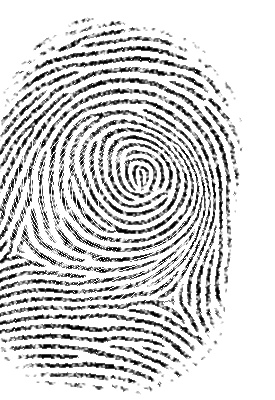
#> input picture huellasDactilares/ImpresionRayada/id1/rayada_id1_imp1.jpg, 275 x 400 px
$ python preprocesar.py   (older library calls are emulated)
#> lines starting #> are read from the running program, lines starting #| are printed output that depends on the picture; after the words box and inside, x2 and y2 are one past the last pixel; in counts of white or black regions, pixels touching at a corner belong together
"""Preprocesamiento universal de huellas dactilares sinteticas.

Una unica funcion publica, `preprocesar_huella`, sirve para cualquier imagen
(cualquier identidad, con o sin traslacion / rotacion / ruido / rayones): no
sabe que efecto trae y todo se estima de la propia imagen.

Pasos: gris -> normalizacion -> mascara ROI -> alineacion (traslacion +
rotacion) -> filtrado -> binarizacion.

Convencion de salida: crestas = 0 (negro), fondo = 255 (blanco), lienzo fijo
CANVAS_HW para todas las huellas.
"""
import argparse
from pathlib import Path

import cv2
import numpy as np
from scipy import ndimage

CANVAS_HW = (448, 320)  # alto, ancho del lienzo de salida
METODO_DEFECTO = "D"
METODOS = ("A", "B", "C", "D", "E")

RAIZ = Path(__file__).resolve().parent.parent
ENTRADA = RAIZ / "huellasDactilares"
SALIDA = RAIZ / "huellasProcesadas"


# --------------------------------------------------------------------------
# Entrada / salida
# --------------------------------------------------------------------------
def a_gris(entrada):
    """Acepta ruta o ndarray (gris o color) y devuelve uint8 2D."""
    if isinstance(entrada, (str, Path)):
        datos = np.fromfile(str(entrada), dtype=np.uint8)  # robusto con tildes en Windows
        g = cv2.imdecode(datos, cv2.IMREAD_GRAYSCALE)
        if g is None:
            raise ValueError(f"No se pudo leer la imagen: {entrada}")
        return g
    g = np.asarray(entrada)
    if g.ndim == 3:
        g = cv2.cvtColor(g, cv2.COLOR_BGR2GRAY)
    return g.astype(np.uint8)


def guardar_png(ruta, img):
    ruta = Path(ruta)
    ruta.parent.mkdir(parents=True, exist_ok=True)
    ok, buf = cv2.imencode(".png", img)
    if not ok:
        raise ValueError(f"No se pudo codificar {ruta}")
    buf.tofile(str(ruta))


# --------------------------------------------------------------------------
# 1. Normalizacion de contraste
# --------------------------------------------------------------------------
def normalizar(g):
    """Estira el rango por percentiles 1-99 (no altera imagenes ya binarias)."""
    lo, hi = np.percentile(g, (1, 99))
    if hi - lo < 10:
        return g
    return np.clip((g.astype(np.float32) - lo) * 255.0 / (hi - lo), 0, 255).astype(np.uint8)


# --------------------------------------------------------------------------
# 2. Mascara ROI (region con crestas)
# --------------------------------------------------------------------------
def mascara_roi(g):
    """Mascara binaria uint8 {0,1} de la zona de huella.

    La mediana 3x3 elimina la sal y pimienta del fondo; la densidad local de
    tinta separa la huella (~20-30 % de tinta, incluso con crestas finas) del
    fondo (~0 %).
    """
    tinta = (255 - cv2.medianBlur(g, 3)).astype(np.float32) / 255.0
    dens = cv2.blur(tinta, (21, 21))
    m = (dens > 0.05).astype(np.uint8)
    el = cv2.getStructuringElement(cv2.MORPH_ELLIPSE, (21, 21))
    m = cv2.morphologyEx(m, cv2.MORPH_CLOSE, el)
    m = ndimage.binary_fill_holes(m).astype(np.uint8)
    m = cv2.morphologyEx(m, cv2.MORPH_OPEN, el)
    n, etiquetas, stats, _ = cv2.connectedComponentsWithStats(m, connectivity=8)
    if n <= 1:  # imagen vacia: usar todo el cuadro
        return np.ones_like(m)
    mayor = 1 + int(np.argmax(stats[1:, cv2.CC_STAT_AREA]))
    return (etiquetas == mayor).astype(np.uint8)


# --------------------------------------------------------------------------
# 3. Alineacion (traslacion + rotacion)
# --------------------------------------------------------------------------
def _geometria(mask):
    """(angulo_eje_mayor, excentricidad, (cx, cy)) de la huella.

    Angulo en grados con x a la derecha e y hacia abajo, en (-90, 90].
    Si la huella toca el borde del cuadro (esta cortada por una traslacion) los
    momentos de la mascara se sesgan; en ese caso se ajusta una elipse solo a
    la parte del contorno que NO esta sobre el borde.
    """
    h, w = mask.shape
    M = cv2.moments(mask, binaryImage=True)
    mu20, mu02, mu11 = M["mu20"] / M["m00"], M["mu02"] / M["m00"], M["mu11"] / M["m00"]
    ang = 0.5 * np.degrees(np.arctan2(2 * mu11, mu20 - mu02))
    d = np.sqrt(4 * mu11 ** 2 + (mu20 - mu02) ** 2)
    l1, l2 = (mu20 + mu02 + d) / 2, (mu20 + mu02 - d) / 2
    ecc = float(np.sqrt(l1 / max(l2, 1e-9)))
    centro = (M["m10"] / M["m00"], M["m01"] / M["m00"])

    cont, _ = cv2.findContours(mask, cv2.RETR_EXTERNAL, cv2.CHAIN_APPROX_NONE)
    pts = max(cont, key=len)[:, 0, :]
    libres = pts[(pts[:, 0] > 2) & (pts[:, 0] < w - 3) & (pts[:, 1] > 2) & (pts[:, 1] < h - 3)]
    if len(libres) < len(pts) * 0.95 and len(libres) >= 30:  # cortada por el borde
        (ex, ey), (d1, d2), a = cv2.fitEllipse(libres.astype(np.float32).reshape(-1, 1, 2))
        mayor, menor = max(d1, d2), min(d1, d2)
        if 1.1 < mayor / menor < 2.5 and -0.25 * w < ex < 1.25 * w and -0.25 * h < ey < 1.25 * h:
            a_mayor = a if d1 >= d2 else a + 90.0
            a_mayor = (a_mayor + 90.0) % 180.0 - 90.0
            return a_mayor, mayor / menor, (ex, ey)
    return ang, ecc, centro


def alinear(g, mask):
    """Centra la huella en el lienzo y pone su eje mayor vertical.

    Devuelve (imagen_alineada, mascara_alineada, angulo_aplicado).
    """
    ang, excentricidad, (cx, cy) = _geometria(mask)
    # Corrige a vertical (+-90 deg); rango (-45, 45] para evitar el volteo de 180.
    delta = ang - 90.0 if ang > 0 else ang + 90.0
    # Casi redonda, ya vertical, o angulo absurdo (> 35 deg: mas que cualquier
    # giro esperable de un dedo) => no rotar.
    if excentricidad < 1.15 or abs(delta) < 2.0 or abs(delta) > 35.0:
        delta = 0.0
    h, w = CANVAS_HW
    M = cv2.getRotationMatrix2D((cx, cy), delta, 1.0)
    M[0, 2] += w / 2.0 - cx
    M[1, 2] += h / 2.0 - cy
    g2 = cv2.warpAffine(g, M, (w, h), flags=cv2.INTER_CUBIC, borderValue=255)
    m2 = cv2.warpAffine(mask, M, (w, h), flags=cv2.INTER_NEAREST, borderValue=0)
    return g2, m2, delta


# --------------------------------------------------------------------------
# 4. Filtrado
# --------------------------------------------------------------------------
def campo_orientacion(f, sigma=6.0):
    """Angulo del gradiente dominante por pixel (alfa, en [-pi/2, pi/2]) y
    coherencia en [0, 1]. Tensor de estructura suavizado (metodo de Bazen-Gerez)."""
    gx = cv2.Sobel(f, cv2.CV_32F, 1, 0, ksize=3)
    gy = cv2.Sobel(f, cv2.CV_32F, 0, 1, ksize=3)
    gxx = cv2.GaussianBlur(gx * gx, (0, 0), sigma)
    gyy = cv2.GaussianBlur(gy * gy, (0, 0), sigma)
    gxy = cv2.GaussianBlur(gx * gy, (0, 0), sigma)
    alfa = 0.5 * np.arctan2(2 * gxy, gxx - gyy)
    coh = np.sqrt((gxx - gyy) ** 2 + 4 * gxy ** 2) / (gxx + gyy + 1e-6)
    return alfa, coh


def periodo_crestas(f, mask):
    """Periodo medio de cresta (px) con el pico radial de la FFT."""
    h, w = f.shape
    x = (f - f[mask > 0].mean()) * mask
    x = x * np.outer(np.hanning(h), np.hanning(w))
    mag = np.abs(np.fft.fftshift(np.fft.fft2(x)))
    yy, xx = np.indices(mag.shape)
    r = np.hypot((yy - h / 2) / h, (xx - w / 2) / w)  # ciclos/pixel
    bins = np.linspace(1 / 16.0, 1 / 4.0, 60)  # periodos entre 4 y 16 px
    idx = np.digitize(r.ravel(), bins)
    suma = np.bincount(idx, weights=mag.ravel(), minlength=len(bins) + 1)[1:len(bins)]
    cuenta = np.bincount(idx, minlength=len(bins) + 1)[1:len(bins)]
    perfil = suma / np.maximum(cuenta, 1)
    frec = 0.5 * (bins[:-1] + bins[1:])[int(np.argmax(perfil))]
    return float(np.clip(1.0 / frec, 5.0, 14.0))


def gabor_orientado(g, mask, n_orient=16):
    """Realce de crestas con Gabor orientado (Hong, Wan y Jain, 1998).

    Cada pixel se filtra con el Gabor sintonizado a su orientacion local, de
    modo que rayones y cortes se rellenan siguiendo la direccion de la cresta.
    Devuelve una imagen float32 (tinta alta) y la coherencia.
    """
    tinta = (255 - g).astype(np.float32) / 255.0
    tinta = cv2.medianBlur((tinta * 255).astype(np.uint8), 3).astype(np.float32) / 255.0
    alfa, coh = campo_orientacion(tinta)
    lam = periodo_crestas(tinta, mask.astype(np.float32))
    sigma = 0.5 * lam
    r = int(np.ceil(2.5 * sigma))
    yy, xx = np.mgrid[-r:r + 1, -r:r + 1].astype(np.float32)
    env = np.exp(-(xx ** 2 + yy ** 2) / (2 * sigma ** 2))
    resp = []
    for i in range(n_orient):
        a = np.pi * i / n_orient
        k = env * np.cos(2 * np.pi * (xx * np.cos(a) + yy * np.sin(a)) / lam)
        k -= k.mean()
        k /= np.abs(k).sum()
        resp.append(cv2.filter2D(tinta, cv2.CV_32F, k, borderType=cv2.BORDER_REFLECT))
    resp = np.stack(resp)
    idx = np.round((alfa % np.pi) / np.pi * n_orient).astype(int) % n_orient
    out = np.take_along_axis(resp, idx[None], axis=0)[0]
    return out, coh


def limpiar(ink, mask, min_px=30):
    """Quita motas de tinta y rellena huecos blancos menores a min_px dentro de la mascara."""
    ink = ink.astype(np.uint8)
    for valor in (1, 0):  # 1: motas de tinta, 0: agujeros
        x = ink if valor == 1 else 1 - ink
        n, et, st, _ = cv2.connectedComponentsWithStats(x, connectivity=8)
        chicos = np.isin(et, 1 + np.where(st[1:, cv2.CC_STAT_AREA] < min_px)[0])
        if valor == 1:
            ink[chicos] = 0
        else:
            ink[chicos & (mask > 0)] = 1
    return ink


# --------------------------------------------------------------------------
# 5. Binarizacion + filtrado por metodo
# --------------------------------------------------------------------------
def _otsu(img_u8, mask):
    vals = img_u8[mask > 0]
    if vals.size == 0:
        vals = img_u8.ravel()
    t, _ = cv2.threshold(vals.reshape(-1, 1), 0, 255, cv2.THRESH_BINARY + cv2.THRESH_OTSU)
    return t


def filtrar_y_binarizar(g, mask, metodo=METODO_DEFECTO):
    """g: gris alineado, mask: mascara alineada. Devuelve tinta {0,1}."""
    if metodo in ("A", "E"):
        f = cv2.medianBlur(g, 3)
        ink = (f <= _otsu(f, mask)).astype(np.uint8)
    elif metodo == "B":
        f = cv2.GaussianBlur(g, (3, 3), 0)
        ink = (cv2.adaptiveThreshold(f, 1, cv2.ADAPTIVE_THRESH_GAUSSIAN_C,
                                     cv2.THRESH_BINARY_INV, 21, 4)).astype(np.uint8)
    elif metodo in ("C", "D"):
        out, _ = gabor_orientado(g, mask)
        o8 = np.clip((out - out.min()) / (np.ptp(out) + 1e-9) * 255, 0, 255).astype(np.uint8)
        ink = (o8 >= _otsu(o8, mask)).astype(np.uint8)
    else:
        raise ValueError(f"metodo desconocido: {metodo}")
    ink = ink * mask
    if metodo in ("D", "E"):
        ink = limpiar(ink, mask)
    return ink


# --------------------------------------------------------------------------
# API publica
# --------------------------------------------------------------------------
def preprocesar_huella(entrada, metodo=METODO_DEFECTO, devolver_pasos=False):
    """Preprocesa UNA huella cualquiera.

    entrada: ruta o ndarray. Devuelve imagen uint8 CANVAS_HW con crestas=0 y
    fondo=255 (o un dict con los pasos intermedios si devolver_pasos=True).
    """
    gris = a_gris(entrada)
    norm = normalizar(gris)
    mask = mascara_roi(norm)
    alin, mask2, ang = alinear(norm, mask)
    ink = filtrar_y_binarizar(alin, mask2, metodo)
    binaria = np.where(ink > 0, 0, 255).astype(np.uint8)
    if devolver_pasos:
        return {"gris": gris, "normalizada": norm, "mascara": mask * 255,
                "alineada": alin, "mascara_alineada": mask2 * 255,
                "angulo": ang, "binaria": binaria}
    return binaria


def procesar_carpeta(metodo=METODO_DEFECTO, entrada=ENTRADA, salida=SALIDA):
    """Procesa huellasDactilares/<efecto>/id<N>/*.jpg -> huellasProcesadas/ (espejo, PNG)."""
    n = 0
    for ruta in sorted(entrada.glob("*/id*/*.jpg")):
        rel = ruta.relative_to(entrada).with_suffix(".png")
        guardar_png(salida / rel, preprocesar_huella(ruta, metodo))
#> in a_gris, g is the input picture: shape (400, 275); min 0, max 255, mean 209.1
#> in normalizar, `lo, hi = np.percentile(g, (1, 99))`: lo = 0; hi = 255
#> in mascara_roi, `m = (dens > 0.05).astype(np.uint8)`: m: shape (400, 275); values 0 (black) and 1 (white), 70% white; 1 black region, box (x1, y1, x2, y2) and area: (0, 0, 275, 400) 33033
#> in mascara_roi, `m = cv2.morphologyEx(m, cv2.MORPH_CLOSE, el)`: m: shape (400, 275); values 0 (black) and 1 (white), 70.2% white; 2 black regions, box (x1, y1, x2, y2) and area: (0, 0, 275, 400) 30301, (0, 357, 127, 400) 2445
#> in mascara_roi, `m = cv2.morphologyEx(m, cv2.MORPH_OPEN, el)`:
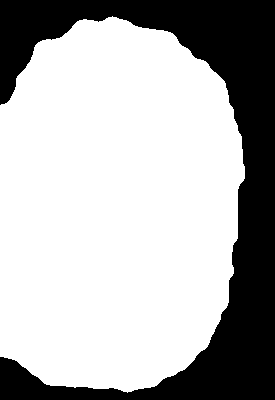
#> m: shape (400, 275); values 0 (black) and 1 (white), 70.1% white; 1 black region, box (x1, y1, x2, y2) and area: (0, 0, 275, 400) 32881
#> in mascara_roi, `n, etiquetas, stats, _ = cv2.connectedComponentsWithStats(m, connectiv..`: etiquetas: shape (400, 275) int32; values 0 (black) and 1 (white), 70.1% white; 1 black region
#> in mascara_roi, `n, etiquetas, stats, _ = cv2.connectedComponentsWithStats(m, connectiv..`: n = 2; stats = [[0, 0, 275, 400, 32881], [0, 16, 245, 377, 77119]]
#> in mascara_roi, `mayor = 1 + int(np.argmax(stats[1:, cv2.CC_STAT_AREA]))`: mayor = 1
#> in _geometria, `M = cv2.moments(mask, binaryImage=True)`: M = moments, m00 77119, centre m10/m00, m01/m00 = (115.2, 207.3)
#> in _geometria, `mu20, mu02, mu11 = M["mu20"] / M["m00"], M["mu02"] / M["m00"], M["mu11..`: mu20 = 4093.3; mu02 = 9394.8; mu11 = -343.7
#> in _geometria, `ang = 0.5 * np.degrees(np.arctan2(2 * mu11, mu20 - mu02))`: ang = -86.31
#> in _geometria, `d = np.sqrt(4 * mu11 ** 2 + (mu20 - mu02) ** 2)`: d = 5345.8
#> in _geometria, `l1, l2 = (mu20 + mu02 + d) / 2, (mu20 + mu02 - d) / 2`: l1 = 9416.9; l2 = 4071.1
#> in _geometria, `ecc = float(np.sqrt(l1 / max(l2, 1e-9)))`: ecc = 1.52
#> in _geometria, `centro = (M["m10"] / M["m00"], M["m01"] / M["m00"])`: centro = (115.2, 207.3)
#> in _geometria, `cont, _ = cv2.findContours(mask, cv2.RETR_EXTERNAL, cv2.CHAIN_APPROX_N..`: cont = 1 contour; box (x1, y1, x2, y2) and area: (0, 16, 245, 393) 76625
#> in _geometria, `pts = max(cont, key=len)[:, 0, :]`: pts = 986 pairs, first value 0 to 244, second value 16 to 392
#> in _geometria, `libres = pts[(pts[:, 0] > 2) & (pts[:, 0] < w - 3) & (pts[:, 1] > 2) &..`: libres = 730 pairs, first value 3 to 244, second value 16 to 392
#> in _geometria, `(ex, ey), (d1, d2), a = cv2.fitEllipse(libres.astype(np.float32).resha..`: ex = 109.2; ey = 207.5; d1 = 269.7; d2 = 380.8; a = 4.58
#> in _geometria, `mayor, menor = max(d1, d2), min(d1, d2)`: mayor = 380.8; menor = 269.7
#> in _geometria, `a_mayor = a if d1 >= d2 else a + 90.0`: a_mayor = 94.58
#> in _geometria, `a_mayor = (a_mayor + 90.0) % 180.0 - 90.0`: a_mayor = -85.42
#> in alinear, `ang, excentricidad, (cx, cy) = _geometria(mask)`: excentricidad = 1.41; cx = 109.2; cy = 207.5
#> in alinear, `delta = ang - 90.0 if ang > 0 else ang + 90.0`: delta = 4.58
#> in alinear, `M = cv2.getRotationMatrix2D((cx, cy), delta, 1.0)`: M = [[0.997, 0.0798, -16.22], [-0.0798, 0.997, 9.38]]
#> in alinear, `m2 = cv2.warpAffine(mask, M, (w, h), flags=cv2.INTER_NEAREST, borderVa..`: m2: shape (448, 320); values 0 (black) and 1 (white), 53.8% white; 1 black region, box (x1, y1, x2, y2) and area: (0, 0, 320, 448) 66238
#> in preprocesar_huella, `alin, mask2, ang = alinear(norm, mask)`: ang = 4.58
#> in periodo_crestas, `mag = np.abs(np.fft.fftshift(np.fft.fft2(x)))`:
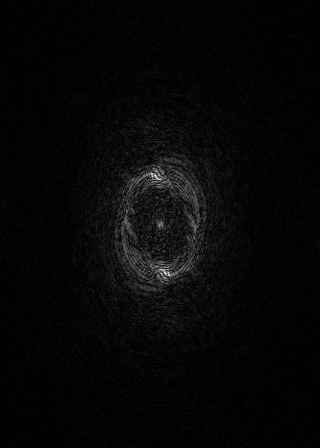
#> mag: shape (448, 320) float64; min 0.0627, max 749.3, mean 21.3; drawn with min black and max white
#> in periodo_crestas, `suma = np.bincount(idx, weights=mag.ravel(), minlength=len(bins) + 1)[..`: suma = 59 values, max 63546.3 at index 17, min 11551.2 at index 1, mean 29740.3
#> in periodo_crestas, `perfil = suma / np.maximum(cuenta, 1)`: perfil = 59 values, max 196.1 at index 17, min 25.91 at index 57, mean 79.02
#> in periodo_crestas, `frec = 0.5 * (bins[:-1] + bins[1:])[int(np.argmax(perfil))]`: frec = 0.118
#> in gabor_orientado, `lam = periodo_crestas(tinta, mask.astype(np.float32))`: lam = 8.47
#> in gabor_orientado, `sigma = 0.5 * lam`: sigma = 4.23
#> in gabor_orientado, `r = int(np.ceil(2.5 * sigma))`: r = 11
#> after the loop in gabor_orientado, `for i in range(n_orient):`:
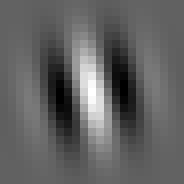
#> k: shape (23, 23) float32 (shown 8 times larger); min -0.00885, max 0.0141, mean 1.23e-11; drawn with min black and max white
#> after the loop in gabor_orientado, `for i in range(n_orient):`: resp = 16 items
#> in gabor_orientado, `idx = np.round((alfa % np.pi) / np.pi * n_orient).astype(int) % n_orient`:
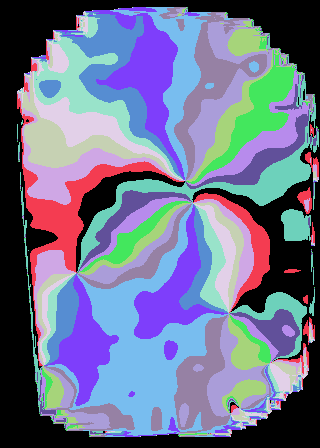
#> idx: shape (448, 320) int64; 16 distinct labels, from 0 to 15; one colour per label, 0 black
#> in gabor_orientado, `out = np.take_along_axis(resp, idx[None], axis=0)[0]`:
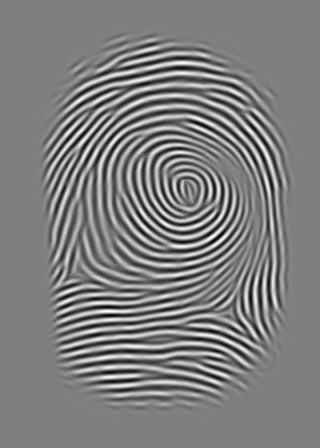
#> out: shape (448, 320) float32; min -0.39, max 0.393, mean -6.41e-05; drawn with min black and max white
#> in _otsu, `t, _ = cv2.threshold(vals.reshape(-1, 1), 0, 255, cv2.THRESH_BINARY + ..`: t = 128
#> in filtrar_y_binarizar, `ink = (o8 >= _otsu(o8, mask)).astype(np.uint8)`: ink: shape (448, 320); values 0 (black) and 1 (white), 28.5% white; 65 white regions (6 under 20 px), largest, box (x1, y1, x2, y2) and area: (107, 125, 243, 258) 4920, (97, 114, 266, 318) 3462, (44, 93, 291, 316) 2235
#> in filtrar_y_binarizar, `ink = ink * mask`: ink: shape (448, 320); values 0 (black) and 1 (white), 26.1% white; 54 white regions (5 under 20 px), largest, box (x1, y1, x2, y2) and area: (107, 125, 243, 258) 4920, (97, 114, 266, 318) 3462, (52, 93, 287, 310) 2148
#> the loop in limpiar, `for valor in (1, 0):` made 2 passes
#> n on passes 1 to 2: 55, 5
#> pass 1, in limpiar, `n, et, st, _ = cv2.connectedComponentsWithStats(x, connectivity=8)`:
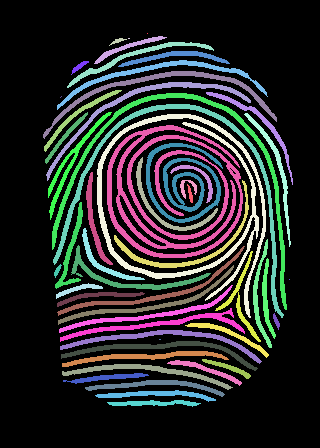
#> et: shape (448, 320) int32; 55 distinct labels, from 0 to 54; one colour per label, 0 black
#> pass 2, in limpiar, `n, et, st, _ = cv2.connectedComponentsWithStats(x, connectivity=8)`:
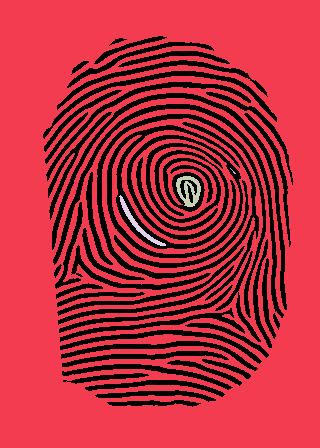
#> et: shape (448, 320) int32; 5 distinct labels, from 0 to 4; one colour per label, 0 black
#> after the loop in limpiar, `for valor in (1, 0):`: ink: shape (448, 320); values 0 (black) and 1 (white), 26.1% white; 49 white regions, largest, box (x1, y1, x2, y2) and area: (107, 125, 243, 258) 4928, (97, 114, 266, 318) 3462, (52, 93, 287, 310) 2148
#> in guardar_png, `ok, buf = cv2.imencode(".png", img)`: buf = 12498 values, max 255 at index 70, min 0 at index 8, mean 117.3
        n += 1
    return n


if __name__ == "__main__":
    ap = argparse.ArgumentParser(description=__doc__.splitlines()[0])
    ap.add_argument("--metodo", default=METODO_DEFECTO, choices=METODOS)
    args = ap.parse_args()
    print(f"{procesar_carpeta(args.metodo)} imagenes procesadas (metodo {args.metodo}) -> {SALIDA}")
